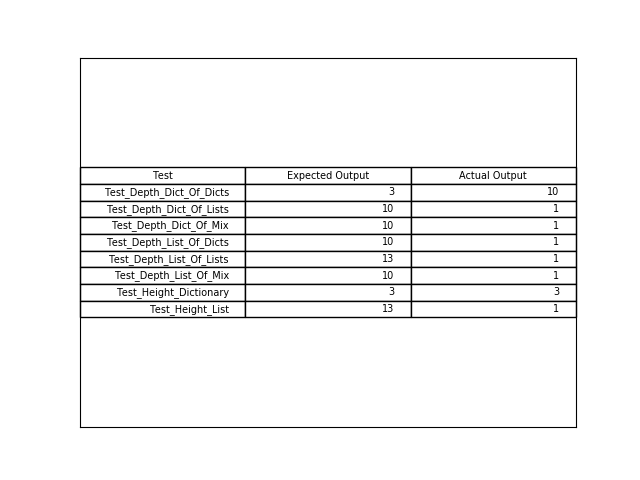

This chart was generated by the following Python code:
import matplotlib.pyplot as plt

with open("test_output.txt","r") as f:
    data = [line.strip().split() for line in f.readlines()]

fig = plt.figure()
ax = fig.add_subplot(111)
ax.xaxis.set_visible(False)
ax.yaxis.set_visible(False)
col_labels=("Test", "Expected Output", "Actual Output")
table = ax.table(cellText=data,
          colLabels=col_labels,
          loc='center')

plt.savefig("initial_results.png")
plt.show()


